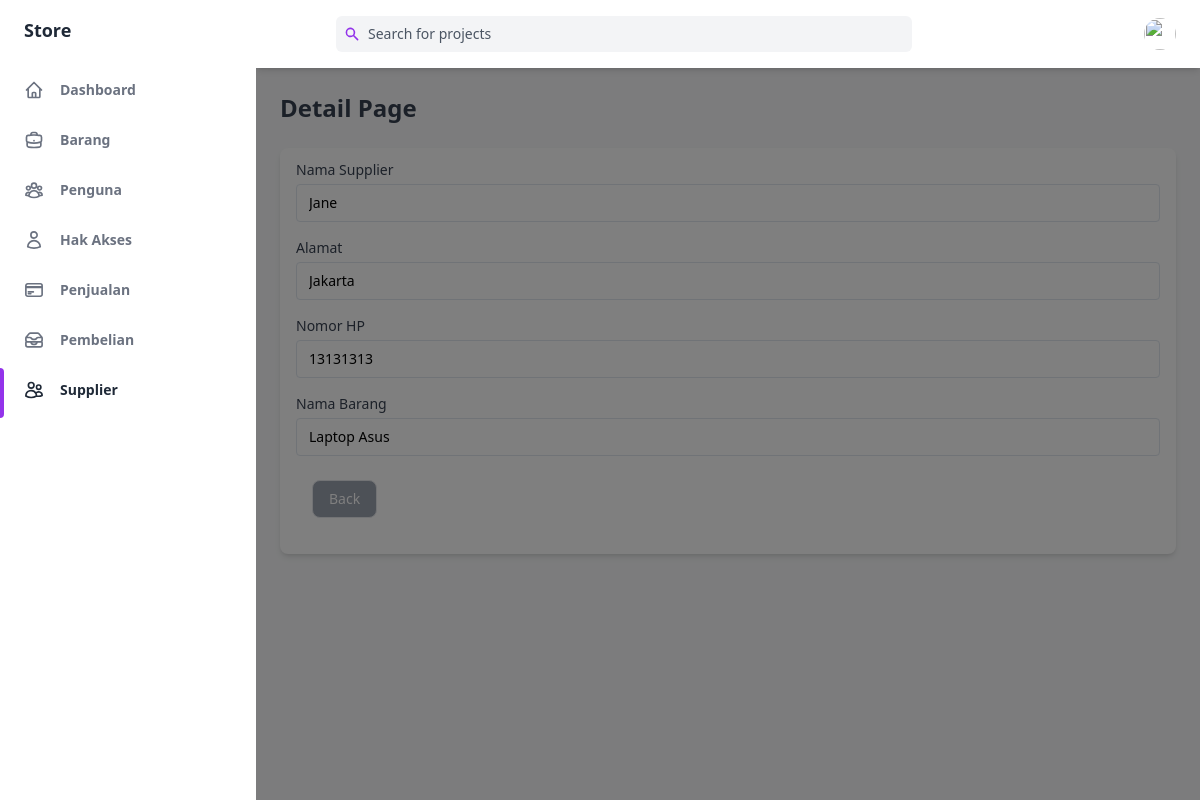
Page /public/supplier/detail/1 on the committed database.
### tables this page shows
CREATE TABLE `Supplier` (
  `IdSupplier` int(11) NOT NULL,
  `IdBarang` int(11) NOT NULL,
  `NamaSupplier` varchar(250) NOT NULL,
  `Alamat` varchar(250) NOT NULL,
  `NoHP` varchar(50) NOT NULL
);

CREATE TABLE `Barang` (
  `IdBarang` int(50) NOT NULL,
  `NamaBarang` varchar(250) NOT NULL,
  `Keterangan` varchar(250) NOT NULL,
  `Satuan` varchar(250) NOT NULL,
  `IdPengguna` int(50) NOT NULL
);

### app/core/Controller.php (called while the page is built, shortened)
<?php
class Controller
{
    public function view($view, $data = [])
    {
        require_once '../app/views/' . $view . '.php';
    }
    public function model($model)
    {
        return new $model;
    }
}

### app/controllers/Supplier.php (called while the page is built, shortened)
<?php
class Supplier extends Controller
{
    public function detail($id)
    {
        $data['judul'] = 'Detail Supplier';
        $data['supplier'] = $this->model('supplier_model')->getSupplierById($id);
        $this->view('supplier/detail', $data);
    }
}

### app/core/App.php (called while the page is built, shortened)
<?php
class App
{
   protected $method = 'index';
   protected $params = [];
   public function __construct()
   {
      $url = $this->parseURL();
      if (file_exists('../app/controllers/' . $url[0] . '.php')) {
         unset($url[0]);
      }
      $this->controller = new $this->controller;
      if (isset($url[1])) {
         if (method_exists($this->controller, $url[1])) {
            $this->method = $url[1];
            unset($url[1]);
         }
      }
      if (!empty($url)) {
         $this->params = array_values($url);
      }
      call_user_func_array([$this->controller, $this->method], $this->params);
   }
   public function parseURL()
   {
      if (isset($_GET['url'])) {
         $url = rtrim($_GET['url'], '/');
         $url = filter_var($url, FILTER_SANITIZE_URL);
         $url = explode('/', $url);
         return $url;
      } else {
         return ["home"];
      }
   }
}

### public/index.php (called while the page is built, shortened)
<?php
$app = new App;

### app/core/Database.php (called while the page is built, shortened)
<?php
class Database
{
    private $host = DB_HOST;
    private $user = DB_USER;
    private $pass = DB_PASS;
    private $db_name = DB_NAME;
    private $dbh;
    private $stmt;
    public function __construct()
    {
        $dsn = 'mysql:host=' . $this->host . ';dbname=' . $this->db_name;
        $option = [
            PDO::ATTR_PERSISTENT => true,
            PDO::ATTR_ERRMODE => PDO::ERRMODE_EXCEPTION
        ];
        try {
            $this->dbh = new PDO($dsn, $this->user, $this->pass, $option);
        } catch (PDOException $error) {
            die($error->getMessage());
        }
    }
    public function query($query)
    {
        $this->stmt = $this->dbh->prepare($query);
    }
    public function bind($param, $value, $type = null)
    {
        if (is_null($type)) {
            switch (true) {
                default:
                    $type = PDO::PARAM_STR;
            }
        }
        $this->stmt->bindValue($param, $value, $type);
    }
    public function execute()
    {
        $this->stmt->execute();
    }
    public function single()
    {
        $this->execute();
        return $this->stmt->fetch(PDO::FETCH_ASSOC);
    }
}

### app/models/supplier_model.php (called while the page is built, shortened)
<?php
class supplier_model
{
    private $db;
    public function __construct()
    {
        $this->db = new Database;
    }
    public function getSupplierById($IdSupplier)
    {
        $this->db->query('SELECT * FROM Supplier JOIN Barang on Barang.IdBarang = Supplier.IdBarang WHERE IdSupplier =:IdSupplier');
        $this->db->bind('IdSupplier', $IdSupplier);
        return $this->db->single();
    }
}

### app/views/supplier/detail.php (the view, shortened to what this page needs)
<div class="flex h-screen bg-gray-50 dark:bg-gray-900" :class="{ 'overflow-hidden': isSideMenuOpen}">
    <aside class="z-20 flex-shrink-0 hidden w-64 overflow-y-auto bg-white dark:bg-gray-800 md:block">
        <div class="py-4 text-gray-500 dark:text-gray-400">
            <a class="ml-6 text-lg font-bold text-gray-800 dark:text-gray-200" href="#">
                Store
            </a>
            <ul class="mt-6">
                <li class="relative px-6 py-3">
                    <a class="inline-flex items-center w-full text-sm font-semibold transition-colors duration-150 hover:text-gray-800 dark:hover:text-gray-200" href="<?= ROUTE_URL ?>/home">
                        <span class="ml-4">Dashboard</span>
                    </a>
                </li>
            </ul>
            <ul>
                <li class="relative px-6 py-3">
                    <a class="inline-flex items-center w-full text-sm font-semibold transition-colors duration-150 hover:text-gray-800 dark:hover:text-gray-200" href="<?= ROUTE_URL ?>/barang">
                        <span class="ml-4">Barang</span>
                    </a>
                </li>
                <li class="relative px-6 py-3">
                    <a class="inline-flex items-center w-full text-sm font-semibold transition-colors duration-150 hover:text-gray-800 dark:hover:text-gray-200" href="<?= ROUTE_URL ?>/pengguna">
                        <span class="ml-4">Penguna</span>
                    </a>
                </li>
                <li class="relative px-6 py-3">
                    <a class="inline-flex items-center w-full text-sm font-semibold transition-colors duration-150 hover:text-gray-800 dark:hover:text-gray-200" href="<?= ROUTE_URL ?>/role">
                        <span class="ml-4">Hak Akses</span>
                    </a>
                </li>
                <li class="relative px-6 py-3">
                    <a class="inline-flex items-center w-full text-sm font-semibold transition-colors duration-150 hover:text-gray-800 dark:hover:text-gray-200" href="<?= ROUTE_URL ?>/penjualan">
                        <span class="ml-4">Penjualan</span>
                    </a>
                </li>
                <li class="relative px-6 py-3">
                    <a class="inline-flex items-center w-full text-sm font-semibold transition-colors duration-150 hover:text-gray-800 dark:hover:text-gray-200" href="<?= ROUTE_URL ?>/pembelian">
                        <span class="ml-4">Pembelian</span>
                    </a>
                </li>
                <li class="relative px-6 py-3">
                    <span class="absolute inset-y-0 left-0 w-1 bg-purple-600 rounded-tr-lg rounded-br-lg"></span>
                    <a class="inline-flex items-center w-full text-sm font-semibold transition-colors duration-150 text-gray-800 dark:text-gray-100 hover:text-gray-800 dark:hover:text-gray-200" href="<?= ROUTE_URL ?>/supplier">
                        <span class="ml-4">Supplier</span>
                    </a>
                </li>
            </ul>
        </div>
    </aside>
    <div x-show="isSideMenuOpen" x-transition:enter="transition ease-in-out duration-150" x-transition:enter-start="opacity-0" x-transition:enter-end="opacity-100" x-transition:leave="transition ease-in-out duration-150" x-transition:leave-start="opacity-100" x-transition:leave-end="opacity-0" class="fixed inset-0 z-10 flex items-end bg-black bg-opacity-50 sm:items-center sm:justify-center"></div>
    <div class="flex flex-col flex-1 w-full">
        <header class="z-10 py-4 bg-white shadow-md dark:bg-gray-800">
            <div class="container flex items-center justify-between h-full px-6 mx-auto text-purple-600 dark:text-purple-300">
                <div class="flex justify-center flex-1 lg:mr-32">
                    <div class="relative w-full max-w-xl mr-6 focus-within:text-purple-500">
                        <div class="absolute inset-y-0 flex items-center pl-2">
                            <svg class="w-4 h-4" aria-hidden="true" fill="currentColor" viewBox="0 0 20 20">
                                <path fill-rule="evenodd" d="M8 4a4 4 0 100 8 4 4 0 000-8zM2 8a6 6 0 1110.89 3.476l4.817 4.817a1 1 0 01-1.414 1.414l-4.816-4.816A6 6 0 012 8z" clip-rule="evenodd"></path>
                            </svg>
                        </div>
                        <input class="w-full pl-8 pr-2 text-sm text-gray-700 placeholder-gray-600 bg-gray-100 border-0 rounded-md dark:placeholder-gray-500 dark:focus:shadow-outline-gray dark:focus:placeholder-gray-600 dark:bg-gray-700 dark:text-gray-200 focus:placeholder-gray-500 focus:bg-white focus:border-purple-300 focus:outline-none focus:shadow-outline-purple form-input" type="text" placeholder="Search for projects" aria-label="Search" />
                    </div>
                </div>
                <ul class="flex items-center flex-shrink-0 space-x-6">
                    <li class="relative">
                        <button class="align-middle rounded-full focus:shadow-outline-purple focus:outline-none" @click="toggleProfileMenu" @keydown.escape="closeProfileMenu" aria-label="Account" aria-haspopup="true">
                            <img class="object-cover w-8 h-8 rounded-full" src="https://images.unsplash.com/photo-1502378735452-bc7d86632805?ixlib=rb-0.3.5&q=80&fm=jpg&crop=entropy&cs=tinysrgb&w=200&fit=max&s=aa3a807e1bbdfd4364d1f449eaa96d82" alt="" aria-hidden="true" />
                        </button>
                    </li>
                </ul>
            </div>
        </header>
        <main class="h-full pb-16 overflow-y-auto">
            <div class="container px-6 mx-auto grid">
                <h2 class="my-6 text-2xl font-semibold text-gray-700 dark:text-gray-200">
                    Detail Page
                </h2>
                <div class="px-4 py-3 mb-8 bg-white rounded-lg shadow-md dark:bg-gray-800">
                    <label class="block text-sm">
                        <span class="text-gray-700 dark:text-gray-400">Nama Supplier</span>
                        <input class="block w-full mt-1 text-sm dark:border-gray-600 dark:bg-gray-700 focus:border-purple-400 focus:outline-none focus:shadow-outline-purple dark:text-gray-300 dark:focus:shadow-outline-gray form-input" value="<?= $data['supplier']['NamaSupplier']; ?>" readonly />
                    </label>
                    <label class=" block mt-4 text-sm">
                        <span class="text-gray-700 dark:text-gray-400"> Alamat </span>
                        <input class="block w-full mt-1 text-sm dark:border-gray-600 dark:bg-gray-700 focus:border-purple-400 focus:outline-none focus:shadow-outline-purple dark:text-gray-300 dark:focus:shadow-outline-gray form-input" value="<?= $data['supplier']['Alamat']; ?>" readonly />
                    </label>
                    <label class=" block mt-4 text-sm">
                        <span class="text-gray-700 dark:text-gray-400">Nomor HP</span>
                        <input class="block w-full mt-1 text-sm dark:border-gray-600 dark:bg-gray-700 focus:border-purple-400 focus:outline-none focus:shadow-outline-purple dark:text-gray-300 dark:focus:shadow-outline-gray form-input" value="<?= $data['supplier']['NoHP']; ?>" readonly />
                    </label>
                    <label class=" block mt-4 text-sm">
                        <span class="text-gray-700 dark:text-gray-400"> Nama Barang </span>
                        <input class="block w-full mt-1 text-sm dark:border-gray-600 dark:bg-gray-700 focus:border-purple-400 focus:outline-none focus:shadow-outline-purple dark:text-gray-300 dark:focus:shadow-outline-gray form-input" value="<?= $data['supplier']['NamaBarang']; ?>" readonly />
                    </label>
                    <div class="flex">
                        <div class=" pl-4 my-6">
                            <a href="<?= ROUTE_URL ?>/supplier" class="flex items-center justify-between px-4 py-2 text-sm font-medium leading-5 text-white transition-colors duration-150 border rounded-lg dark:border-gray-600 dark:bg-gray-400 bg-gray-400 active:bg-gray-600 hover:bg-gray-700 focus:outline-none focus:shadow-outline-gray">
                                Back
                            </a>
                        </div>
                    </div>
                </div>
            </div>
        </main>
    </div>
</div>

### rows in the picture
supplier: NamaSupplier "Jane", Alamat "Jakarta", NoHP "13131313", IdBarang.NamaBarang "Laptop Asus"
